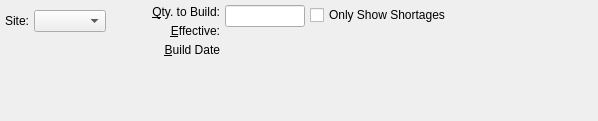
<?xml version="1.0" encoding="UTF-8"?>
<ui version="4.0">
 <comment>This file is part of the xTuple ERP: PostBooks Edition, a free and
open source Enterprise Resource Planning software suite,
Copyright (c) 1999-2011 by OpenMFG LLC, d/b/a xTuple.
It is licensed to you under the Common Public Attribution License
version 1.0, the full text of which (including xTuple-specific Exhibits)
is available at www.xtuple.com/CPAL.  By using this software, you agree
to be bound by its terms.</comment>
 <class>dspPendingAvailability</class>
 <widget class="QWidget" name="dspPendingAvailability">
  <property name="geometry">
   <rect>
    <x>0</x>
    <y>0</y>
    <width>598</width>
    <height>121</height>
   </rect>
  </property>
  <property name="windowTitle">
   <string>Pending W/O Material Availability</string>
  </property>
  <layout class="QHBoxLayout" name="horizontalLayout">
   <item>
    <layout class="QVBoxLayout">
     <property name="spacing">
      <number>5</number>
     </property>
     <property name="margin">
      <number>0</number>
     </property>
     <item>
      <widget class="ItemCluster" name="_item"/>
     </item>
     <item>
      <layout class="QHBoxLayout">
       <property name="spacing">
        <number>5</number>
       </property>
       <property name="margin">
        <number>0</number>
       </property>
       <item>
        <widget class="QLabel" name="_warehouseLit">
         <property name="text">
          <string>Site:</string>
         </property>
         <property name="alignment">
          <set>Qt::AlignRight|Qt::AlignTrailing|Qt::AlignVCenter</set>
         </property>
         <property name="buddy">
          <cstring>_warehouse</cstring>
         </property>
        </widget>
       </item>
       <item>
        <widget class="WComboBox" name="_warehouse"/>
       </item>
       <item>
        <spacer>
         <property name="orientation">
          <enum>Qt::Horizontal</enum>
         </property>
         <property name="sizeType">
          <enum>QSizePolicy::MinimumExpanding</enum>
         </property>
         <property name="sizeHint" stdset="0">
          <size>
           <width>0</width>
           <height>20</height>
          </size>
         </property>
        </spacer>
       </item>
      </layout>
     </item>
     <item>
      <spacer name="verticalSpacer">
       <property name="orientation">
        <enum>Qt::Vertical</enum>
       </property>
       <property name="sizeHint" stdset="0">
        <size>
         <width>20</width>
         <height>0</height>
        </size>
       </property>
      </spacer>
     </item>
    </layout>
   </item>
   <item>
    <layout class="QVBoxLayout">
     <property name="spacing">
      <number>0</number>
     </property>
     <property name="margin">
      <number>0</number>
     </property>
     <item>
      <layout class="QHBoxLayout">
       <property name="spacing">
        <number>5</number>
       </property>
       <property name="margin">
        <number>0</number>
       </property>
       <item>
        <layout class="QVBoxLayout">
         <property name="spacing">
          <number>5</number>
         </property>
         <property name="margin">
          <number>0</number>
         </property>
         <item>
          <widget class="QLabel" name="_qtyToBuildLit">
           <property name="text">
            <string>&amp;Qty. to Build:</string>
           </property>
           <property name="alignment">
            <set>Qt::AlignRight|Qt::AlignTrailing|Qt::AlignVCenter</set>
           </property>
           <property name="buddy">
            <cstring>_qtyToBuild</cstring>
           </property>
          </widget>
         </item>
         <item>
          <widget class="QLabel" name="_effectiveLit">
           <property name="text">
            <string>&amp;Effective:</string>
           </property>
           <property name="alignment">
            <set>Qt::AlignRight|Qt::AlignTrailing|Qt::AlignVCenter</set>
           </property>
           <property name="buddy">
            <cstring>_effective</cstring>
           </property>
          </widget>
         </item>
         <item>
          <widget class="QLabel" name="_buildDateLit">
           <property name="text">
            <string>&amp;Build Date</string>
           </property>
           <property name="alignment">
            <set>Qt::AlignRight|Qt::AlignTrailing|Qt::AlignVCenter</set>
           </property>
           <property name="buddy">
            <cstring>_effective</cstring>
           </property>
          </widget>
         </item>
        </layout>
       </item>
       <item>
        <layout class="QVBoxLayout">
         <property name="spacing">
          <number>5</number>
         </property>
         <property name="margin">
          <number>0</number>
         </property>
         <item>
          <widget class="XLineEdit" name="_qtyToBuild">
           <property name="sizePolicy">
            <sizepolicy hsizetype="Preferred" vsizetype="Fixed">
             <horstretch>0</horstretch>
             <verstretch>0</verstretch>
            </sizepolicy>
           </property>
           <property name="maximumSize">
            <size>
             <width>80</width>
             <height>32767</height>
            </size>
           </property>
          </widget>
         </item>
         <item>
          <widget class="DLineEdit" name="_effective">
           <property name="sizePolicy">
            <sizepolicy hsizetype="Preferred" vsizetype="Fixed">
             <horstretch>0</horstretch>
             <verstretch>0</verstretch>
            </sizepolicy>
           </property>
           <property name="maximumSize">
            <size>
             <width>80</width>
             <height>32767</height>
            </size>
           </property>
          </widget>
         </item>
         <item>
          <widget class="DLineEdit" name="_buildDate">
           <property name="sizePolicy">
            <sizepolicy hsizetype="Preferred" vsizetype="Fixed">
             <horstretch>0</horstretch>
             <verstretch>0</verstretch>
            </sizepolicy>
           </property>
           <property name="maximumSize">
            <size>
             <width>80</width>
             <height>32767</height>
            </size>
           </property>
          </widget>
         </item>
        </layout>
       </item>
      </layout>
     </item>
     <item>
      <spacer>
       <property name="orientation">
        <enum>Qt::Vertical</enum>
       </property>
       <property name="sizeType">
        <enum>QSizePolicy::Expanding</enum>
       </property>
       <property name="sizeHint" stdset="0">
        <size>
         <width>20</width>
         <height>0</height>
        </size>
       </property>
      </spacer>
     </item>
    </layout>
   </item>
   <item>
    <layout class="QVBoxLayout" name="verticalLayout">
     <item>
      <widget class="XCheckBox" name="_showShortages">
       <property name="text">
        <string>Only Show Shortages</string>
       </property>
      </widget>
     </item>
     <item>
      <spacer>
       <property name="orientation">
        <enum>Qt::Vertical</enum>
       </property>
       <property name="sizeType">
        <enum>QSizePolicy::Expanding</enum>
       </property>
       <property name="sizeHint" stdset="0">
        <size>
         <width>20</width>
         <height>0</height>
        </size>
       </property>
      </spacer>
     </item>
    </layout>
   </item>
   <item>
    <spacer>
     <property name="orientation">
      <enum>Qt::Horizontal</enum>
     </property>
     <property name="sizeType">
      <enum>QSizePolicy::Expanding</enum>
     </property>
     <property name="sizeHint" stdset="0">
      <size>
       <width>1</width>
       <height>20</height>
      </size>
     </property>
    </spacer>
   </item>
  </layout>
 </widget>
 <layoutdefault spacing="5" margin="5"/>
 <pixmapfunction>qPixmapFromMimeSource</pixmapfunction>
 <customwidgets>
  <customwidget>
   <class>DLineEdit</class>
   <extends>QWidget</extends>
   <header>datecluster.h</header>
  </customwidget>
  <customwidget>
   <class>ItemCluster</class>
   <extends>QWidget</extends>
   <header>itemcluster.h</header>
  </customwidget>
  <customwidget>
   <class>WComboBox</class>
   <extends>XComboBox</extends>
   <header>wcombobox.h</header>
  </customwidget>
  <customwidget>
   <class>XCheckBox</class>
   <extends>QCheckBox</extends>
   <header>xcheckbox.h</header>
  </customwidget>
  <customwidget>
   <class>XComboBox</class>
   <extends>QComboBox</extends>
   <header>xcombobox.h</header>
  </customwidget>
  <customwidget>
   <class>XLineEdit</class>
   <extends>QLineEdit</extends>
   <header>xlineedit.h</header>
  </customwidget>
 </customwidgets>
 <tabstops>
  <tabstop>_item</tabstop>
  <tabstop>_warehouse</tabstop>
  <tabstop>_qtyToBuild</tabstop>
  <tabstop>_effective</tabstop>
  <tabstop>_buildDate</tabstop>
  <tabstop>_showShortages</tabstop>
 </tabstops>
 <resources/>
 <connections>
  <connection>
   <sender>_item</sender>
   <signal>privateIdChanged(int)</signal>
   <receiver>_warehouse</receiver>
   <slot>findItemsites(int)</slot>
   <hints>
    <hint type="sourcelabel">
     <x>20</x>
     <y>20</y>
    </hint>
    <hint type="destinationlabel">
     <x>20</x>
     <y>20</y>
    </hint>
   </hints>
  </connection>
 </connections>
</ui>
